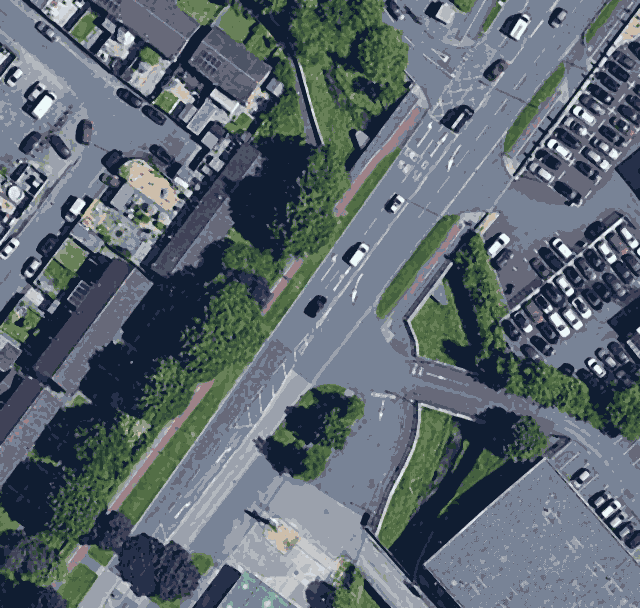
#> input picture mean_shift_result.png, 640 x 608 px
$ python main.py
#> lines starting #> are read from the running program, lines starting #| are printed output that depends on the picture; after the words box and inside, x2 and y2 are one past the last pixel; in counts of white or black regions, pixels touching at a corner belong together
import numpy as np
import cv2

image = cv2.imread('mean_shift_result.png')
#> image is the input picture: shape (608, 640, 3); mean B, G, R 111.6, 103.9, 92.5
original_img = image.copy()
image_copy2 = image.copy()

data_of_clusters = np.loadtxt("clusters.txt", dtype=str)
data_of_clusters = data_of_clusters.astype(np.float64)
#print(data_of_clusters[0]) = [151 131 120] <-- first color I want to detect
cv2.imshow("original",original_img)

blurred_img = cv2.GaussianBlur(image, (27, 27), 0)
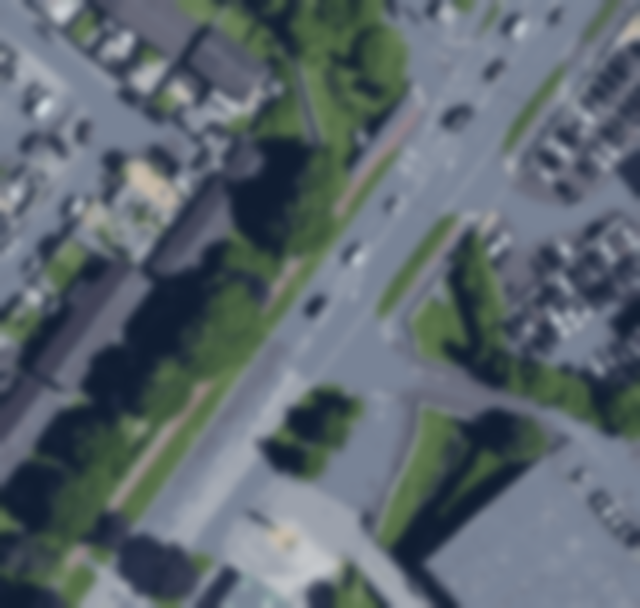
#> blurred_img: shape (608, 640, 3); mean B, G, R 111.6, 103.9, 92.4
#hsv = cv2.cvtColor(blurred_img, cv2.COLOR_BGR2HSV)

threshold = np.array([70,30,20])#threshold added to Upper boundary
#Lower = data_of_clusters[0]
#Upper = data_of_clusters[0] #+ threshold

#NEW SOLUTION!!!: each mask given for each data_of_clusters[i] by using cv2.bitwise_and
#should be merged with each other and create one final mask of all clusters
#the try threshold/subtraction etc...
for i in range(21):
    Lower = data_of_clusters[i]
    Upper = data_of_clusters[i] + threshold
    mask = cv2.inRange(blurred_img, Lower, Upper)
    mask = cv2.erode(mask, None, iterations=2)
    mask = cv2.dilate(mask, None, iterations=2)
    kernel = cv2.getStructuringElement(cv2.MORPH_RECT, (3, 3))
    opening = cv2.morphologyEx(mask, cv2.MORPH_OPEN, kernel, iterations=1)
    cnts = cv2.findContours(opening, cv2.RETR_EXTERNAL, cv2.CHAIN_APPROX_SIMPLE)
    cnts = cnts[0] if len(cnts) == 2 else cnts[1]
    area = 0
    for c in cnts:
        area += cv2.contourArea(c)
        cv2.drawContours(original_img, [c], 0, (0, 0, 0), 2)

    print(area)
#> this loop made 21 passes
#> cnts on passes 14, 15, 16, 17, 18, 21: 1 contour; box (x1, y1, x2, y2) and area: (58, 8, 65, 14) 28, 0 contours, 0 contours, 0 contours, 0 contours, 0 contours
#> pass 1, `mask = cv2.inRange(blurred_img, Lower, Upper)`:
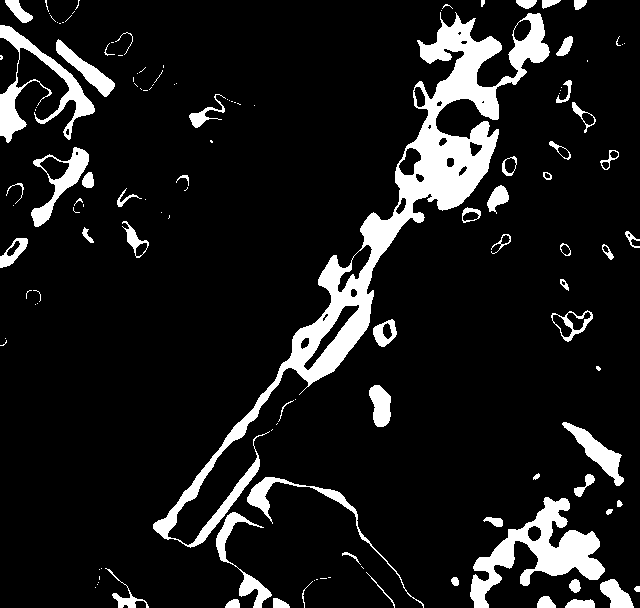
#> mask: shape (608, 640); 10.8% white; 129 white regions (70 under 20 px), largest, box (x1, y1, x2, y2) and area: (153, 12, 550, 548) 20751, (470, 497, 605, 608) 5186, (0, 25, 95, 143) 2819
#> pass 1, `mask = cv2.erode(mask, None, iterations=2)`:
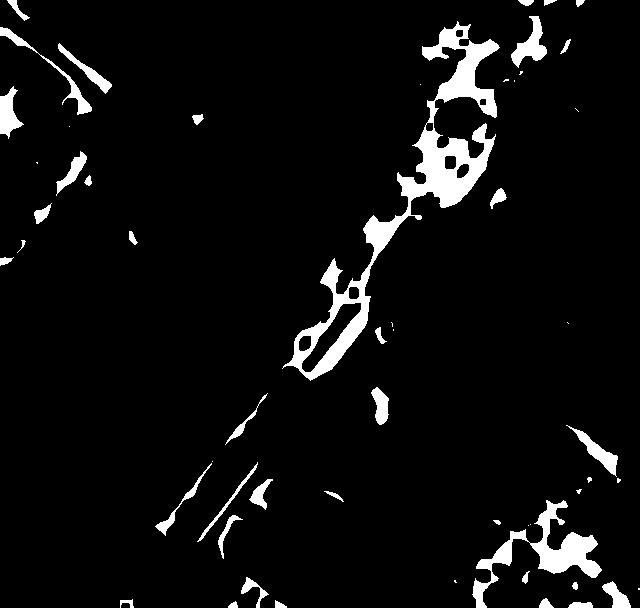
#> mask: shape (608, 640); 5.7% white; 56 white regions (17 under 20 px), largest, box (x1, y1, x2, y2) and area: (282, 21, 500, 381) 10865, (472, 500, 602, 608) 3278, (511, 16, 547, 68) 790
#> pass 1, `mask = cv2.dilate(mask, None, iterations=2)`:
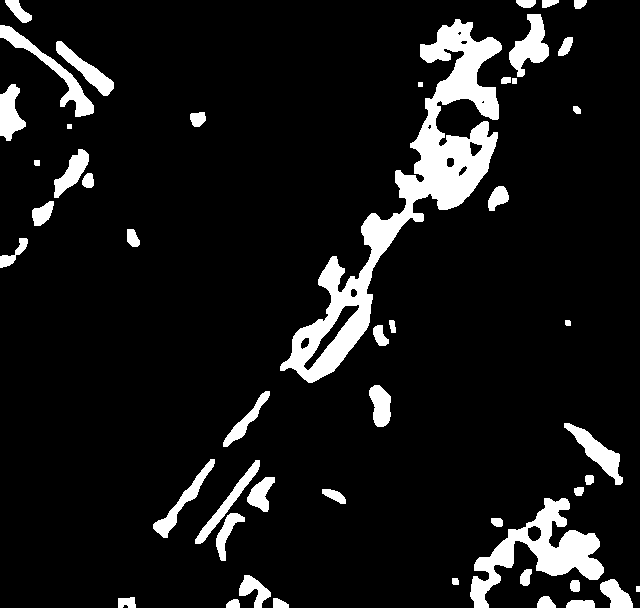
#> mask: shape (608, 640); 9.5% white; 49 white regions, largest, box (x1, y1, x2, y2) and area: (280, 19, 502, 383) 15941, (470, 498, 604, 608) 4972, (0, 25, 94, 117) 1493
#> pass 2, `mask = cv2.inRange(blurred_img, Lower, Upper)`:
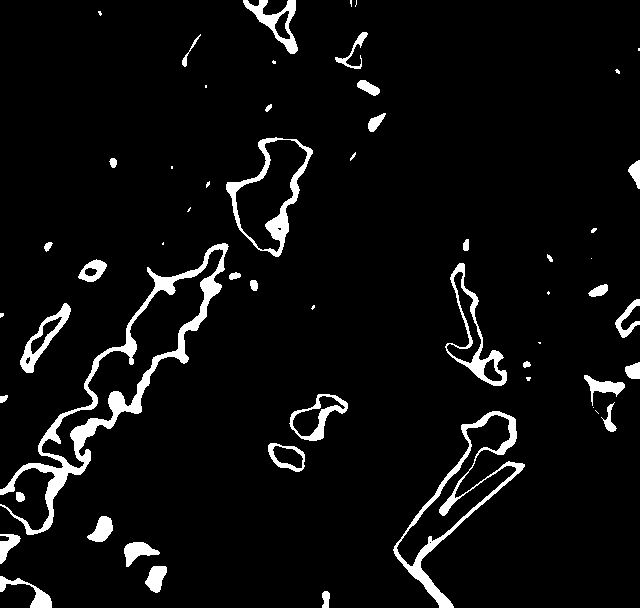
#> mask: shape (608, 640); 5.4% white; 56 white regions (19 under 20 px), largest, box (x1, y1, x2, y2) and area: (0, 243, 229, 535) 6294, (393, 411, 525, 608) 3039, (226, 137, 313, 257) 1826
#> after the loop: mask: shape (608, 640); every value is 0
#> after the loop:
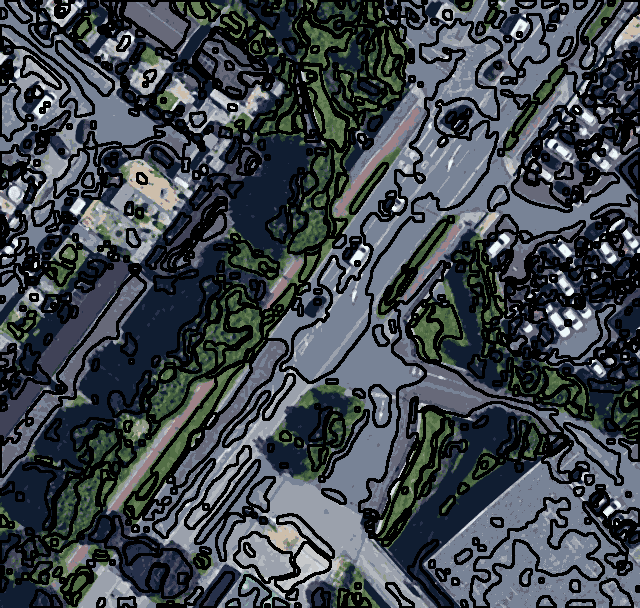
#> original_img: shape (608, 640, 3); mean B, G, R 76.6, 70.4, 63.3
    #cv2.imshow('mask'+str(i), mask)

    #cv2.imshow('original'+str(i), original_img)

cv2.imshow("image_after_mask",cv2.absdiff(image_copy2,original_img))
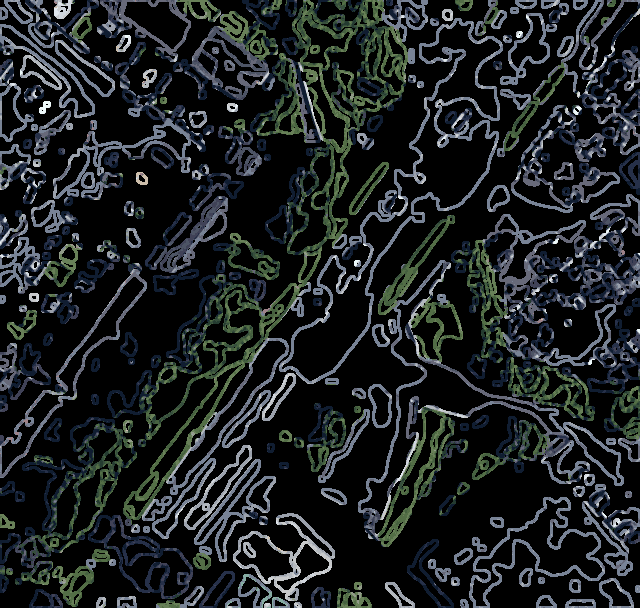
#> window 'image_after_mask': shape (608, 640, 3); mean B, G, R 35, 33.5, 29.1
# [31 lines of commented-out code are left out]
cv2.waitKey()
